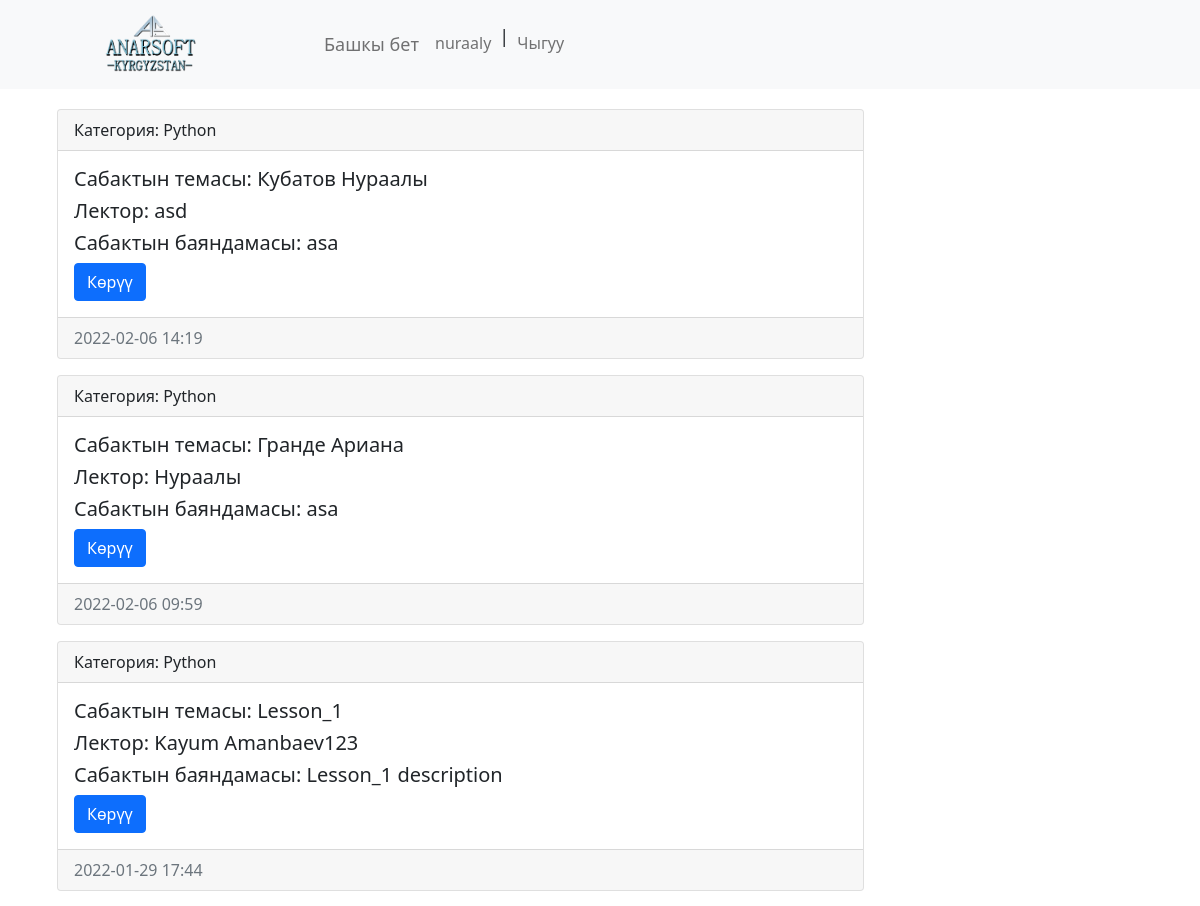
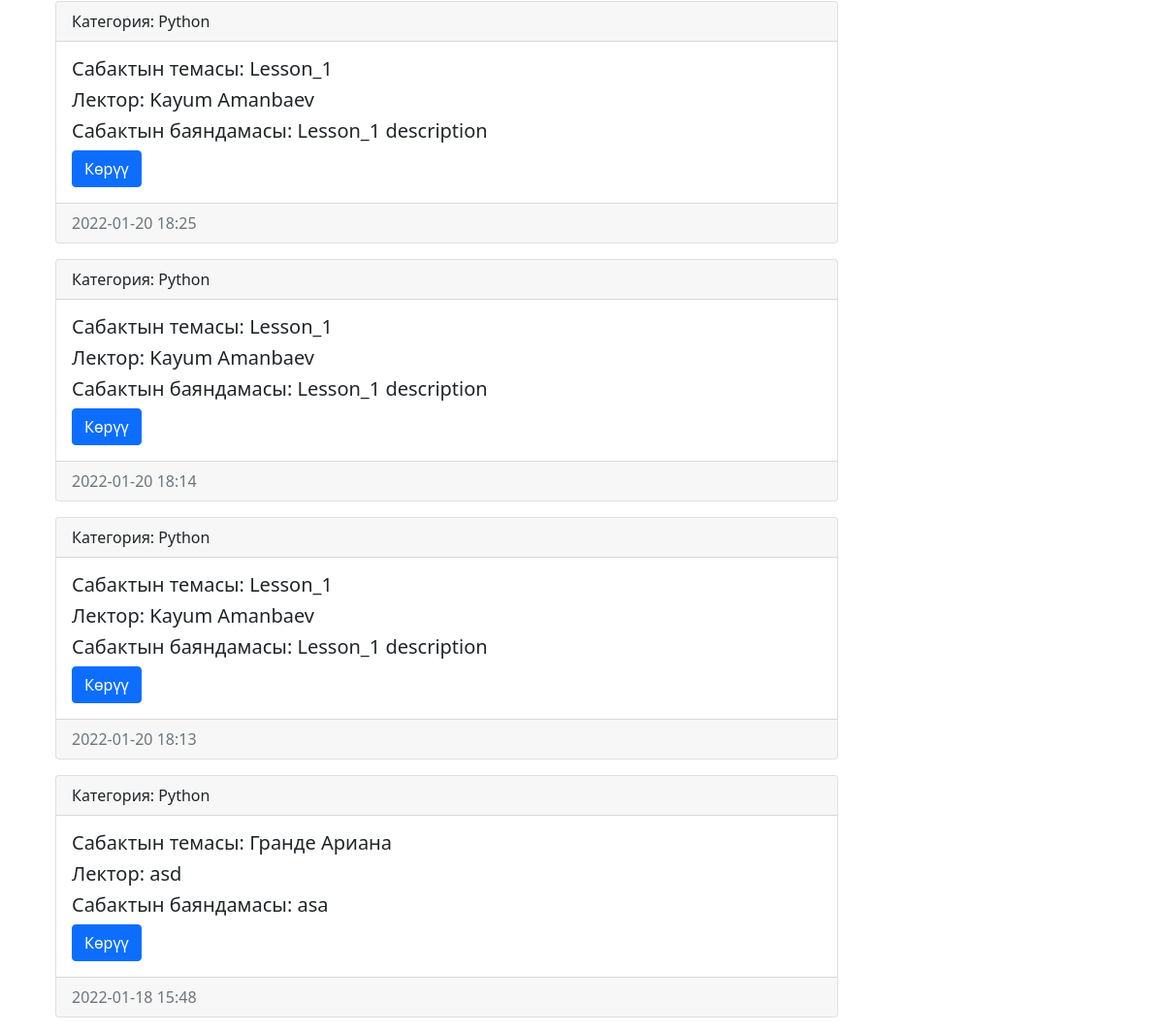
/category/1/ (signed in), run on the app's committed database (2 pictures, top to bottom).
### lessons/models.py (models this page shows, shortened)
class Lesson(models.Model):
    title = models.CharField(max_length=150, verbose_name='Аталышы')
    video = models.FileField(upload_to='video/%Y/%m/%d/', verbose_name='Видео', blank=True)
    lecturer = models.CharField(max_length=150, verbose_name='Лектор')
    description = models.CharField(max_length=150, verbose_name='Баяндама')
    created_at = models.DateTimeField(auto_now_add=True, verbose_name='Загружен')
    is_published = models.BooleanField(default=True, verbose_name='Опубликовано?')
    category = models.ForeignKey('Category', on_delete=models.PROTECT, null=True, blank=True, verbose_name='Категория')
    class Meta:
        verbose_name = 'Сабак'
        verbose_name_plural = 'Сабактар'
        ordering = ['-created_at']

class Category(models.Model):
    title = models.CharField(max_length=150, db_index=True, verbose_name='Категориянын аталышы')
    description = models.TextField(verbose_name="Категориянын описаниеси")
    author = models.CharField(max_length=150, verbose_name='Курстун автору')
    def __str__(self):
        return self.title
    class Meta:
        verbose_name = 'Категория'
        verbose_name_plural = 'Категориялар'
        ordering = ['title']

### lessons/views.py (the view, shortened to what this page needs)
# urls.py: path('category/<int:category_id>/', get_category, name='category'),
def get_category(request, category_id):
    lessons = Lesson.objects.filter(category_id=category_id)
    categories = Category.objects.all()
    category = Category.objects.get(pk=category_id)
    return render(request, 'lessons/category.html',
                  {'lessons_k_gk': lessons, 'categories_k_gk': categories, 'category_k_gk': category})

### lessons/templates/lessons/category.html (shortened to what this page needs)
{% extends 'base.html' %}
{% block content %}
    <div class="col-md-9">
        {% for item in lessons_k_gk %}
            <div class="card mb-3">
                <div class="card-header">
                    Категория: {{ item.category }}
                </div>
                <div class="card-body">
                    <div class="media">
                        <div class="media-body">
                            <h5 class="card-title">Сабактын темасы: {{ item.title }}</h5>
                            <h5 class="card-title">Лектор: {{ item.lecturer }}</h5>
                            <h5 class="card-title">Сабактын баяндамасы: {{ item.description }}</h5>
                            {% if request.user.is_authenticated %}
                            <a href="{% url 'lesson-detail' item.id %}" class="btn btn-primary">Көрүү</a>
                            {% else %}
                            Сиздин аракетиңиз чектелүү. Сабактарды көрүү үчүн биздин курсака жазылыңыз
                            {% endif %}
                        </div>
                    </div>
                </div>
                <div class="card-footer text-muted">
                    {{ item.created_at|date:"Y-m-d H:i" }}
                </div>
            </div>
        {% endfor %}
    </div>
{% endblock %}

### templates/inc/_navbar.html (shortened to what this page needs)
{% load static %}
<link rel="stylesheet" href="{% static 'css/style.css' %}">
<nav class="navbar navbar-expand-lg navbar-light bg-light">
    <a class="navbar-brand" href="{% url 'homepage' %}"><img src="{% static 'images/Рисунок1.png' %}"></a>
    <div class="collapse navbar-collapse" id="navbarSupportedContent">
        <ul class="navbar-nav mr-auto">
            {% if not request.user.is_staff %}
            <li class="nav-item"><a class="nav-link" href="{% url 'homepage' %}">Башкы бет</a></li>
            {%endif%}
            <form class="d-flex">
            {% if request.user.is_authenticated %}
            <li class="d-flex"><a class='nav-link' href="{% url 'profile' %}">{{ user.username}}</a></li> <li class="nav-item ">|</li> <li class="d-flex "><a class="nav-link" href="{% url 'logout' %}">Чыгуу</a></li>
                 {% else %}
            <li class="d-flex"><a class="nav-link" href="{% url 'register' %}">Катталуу </a> </li> <li class="nav-item "> | </li> <li class="d-flex "> <a class="nav-link" href="{% url 'login' %}">Кирүү</a></li>
            {%  endif %}
        </form>
        </ul>
    </div>
</nav>

### lessons/static/css/style.css (style rules this page uses)
.navbar { padding-left: 100px;; }
.navbar-nav { padding-left: 100px; }
.navbar-brand img { width: 100px; }
.nav-item { font-size: 18px; }

### data on the page
Lesson: category "Python", title "Кубатов Нураалы", lecturer "asd", description "asa", created_at "2022-02-06 14:19"
Lesson: category "Python", title "Гранде Ариана", lecturer "Нураалы", description "asa", created_at "2022-02-06 09:59"
Lesson: category "Python", title "Lesson_1", lecturer "Kayum Amanbaev123", description "Lesson_1 description", created_at "2022-01-29 17:44"
Lesson: category "Python", title "Lesson_1", lecturer "Kayum Amanbaev", description "Lesson_1 description", created_at "2022-01-20 18:25"
Lesson: category "Python", title "Lesson_1", lecturer "Kayum Amanbaev", description "Lesson_1 description", created_at "2022-01-20 18:14"
Lesson: category "Python", title "Lesson_1", lecturer "Kayum Amanbaev", description "Lesson_1 description", created_at "2022-01-20 18:13"
Lesson: category "Python", title "Гранде Ариана", lecturer "asd", description "asa", created_at "2022-01-18 15:48"

### other printed values
{{ user.username }} "nuraaly"
